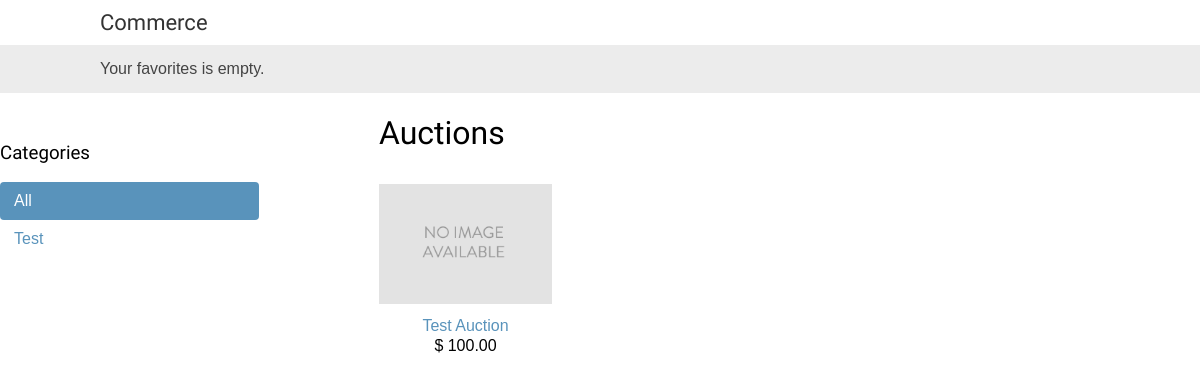
Before: / with the older database file.
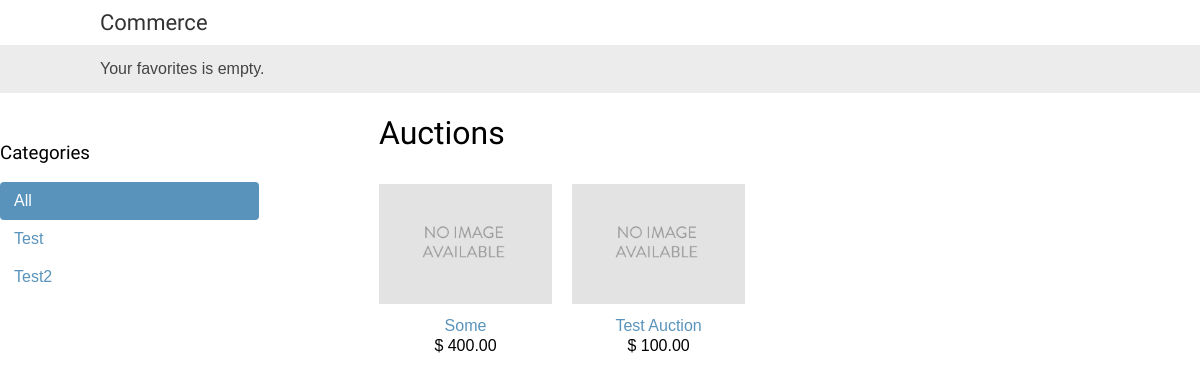
After: the same page with the newer database file.
### auctions/models.py (models this page shows, shortened)
class Category(models.Model):
    name = models.CharField(max_length=200, db_index=True)
    slug = models.SlugField(max_length=200, db_index=True, unique=True)
    class Meta:
        ordering = ('name',)
        verbose_name = 'Category'
        verbose_name_plural = 'Categories'
    def get_absolute_url(self):
        return reverse('auctions:auctions_list_by_category',
                       args=[self.slug])

class Auction(models.Model):
    category = models.ForeignKey(Category, related_name='auctions', on_delete=models.CASCADE)
    name = models.CharField(max_length=200, db_index=True)
    slug = models.SlugField(max_length=200, db_index=True)
    image = models.ImageField(upload_to='auctions/%Y/%m/%d', blank=True)
    description = models.TextField(blank=True)
    start_price = models.DecimalField(max_digits=10, decimal_places=2)
    available = models.BooleanField(default=True)
    created = models.DateTimeField(auto_now_add=True)
    updated = models.DateTimeField(auto_now=True)
    class Meta:
        ordering = ('name',)
        index_together = (('id', 'slug'),)
    def get_absolute_url(self):
        return reverse('auctions:auction_detail',
                       args=[self.id, self.slug])

### auctions/views.py (the view)
# urls.py: path('', views.auctions_list, name='auctions_list'),
def auctions_list(request, category_slug=None):
    category = None
    categories = Category.objects.all()
    auctions = Auction.objects.filter(available=True)
    if category_slug:
        category = get_object_or_404(Category, slug=category_slug)
        auctions = auctions.filter(category=category)
    return render(request, 'auctions/auction/list.html',
                  {
                      'category': category,
                      'categories': categories,
                      'auctions': auctions
                  })

### auctions/templates/auctions/auction/list.html (shortened to what this page needs)
{% extends "auctions/base.html" %}
{% load static %}
{% block content %}
    <div id="main" class="auctions-list">
        <h1>{% if category %}{{ category.name }}{% else %}Auctions{% endif %}</h1>
        {% for auction in auctions %}
            <div class="item">
                <a href="{{ auction.get_absolute_url }}">
                    <img src="{% if auctions.image %}{{ auctions.image.url }}{% else %}{% static 'img/no_image.png' %}{% endif %}">
                </a><br>
                <a href="{{ auction.get_absolute_url }}">{{ auction.name }}</a><br>
                $ {{ auction.start_price }}
            </div>
        {% endfor %}
    </div>
{% endblock %}

### auctions/templates/auctions/base.html (shortened to what this page needs)
{% load static %}
<!DOCTYPE html>
<html>
    <head>
                <link href="{% static 'css/base.css' %}" rel="stylesheet">
    </head>
<body>
    <div id="header">
        <a href="/" class="logo">Commerce</a>
    </div>
    <div id="subheader">
        <div class="favorite">
            Your favorites is empty.
        </div>
    </div>
    <div id="sidebar">
        <h3>Categories</h3>
        <ul>
            <li {% if not category %}class="selected"{% endif %}>
                <a href="{% url 'auctions:auctions_list' %}">All</a>
            </li>
            {% for c in categories %}
            <li {% if category.slug == c.slug %}class="selected"{% endif %}>
                <a href="{{ c.get_absolute_url }}">{{ c.name }}</a>
            </li>
            {% endfor %}
        </ul>
    </div>
    <div id="content">
        {% block content %}
        {% endblock %}
    </div>
</body>
</html>

### auctions/static/css/base.css (style rules this page uses)
body { margin:0; padding:0; font-family:helvetica, sans-serif; }
h1, h2, h3, h4, h5 , h6 { font-family: 'Ubuntu', sans-serif; font-weight:normal; }
a { text-decoration:none; color:#5993bb; }
#header { padding:10px 100px; font-size:18px; overflow:auto; }
#subheader { background:#ececec; color:#444; padding:15px 100px; overflow:auto; }
#header .logo { font-family: 'Ubuntu', sans-serif; float:left; color:#333; font-size:22px; margin-right:10%; }
#content { padding:0 100px; overflow:hidden; }
#sidebar { width:259px; padding:30px 20px 0 0; float:left; }
#sidebar ul { margin:0; padding:0; }
#sidebar ul li { margin:0; list-style:none; padding:10px 14px; }
#sidebar ul li a { display:block; }
#sidebar ul li.selected { background:#5993bb; border-radius:4px; }
#sidebar ul li.selected a { color:#fff; }
#main { float:left; width: 96%; margin-right:-220px; overflow:hidden; }
.auctions-list .item { width:25%; padding:10px 20px 10px 0; float:left; text-align:center; line-height:1.2; }
.auctions-list .item img { width:100%; margin-bottom:8px; }

Changed rows visible on the page:
added Category: name "Test2"
added Auction: name "Some", start_price "400.00"
